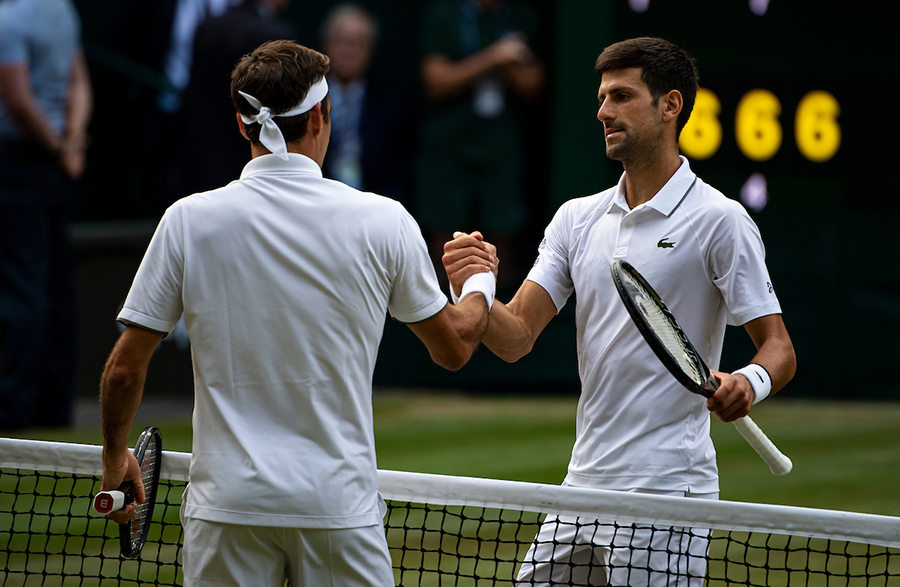
#> input picture face_detect/download.jpg, 900 x 587 px
$ python splitting_and_merging.py --image face_detect/download.jpg
#> lines starting #> are read from the running program, lines starting #| are printed output that depends on the picture
import numpy as np
import argparse
import cv2

ap = argparse.ArgumentParser()
ap.add_argument('-i', '--image', required=True, help='Path to the image.')
args = vars(ap.parse_args())

image = cv2.imread(args['image'])
#> image is the input picture: shape (587, 900, 3); mean B, G, R 67.3, 74, 71.7
(B, G, R) = cv2.split(image)
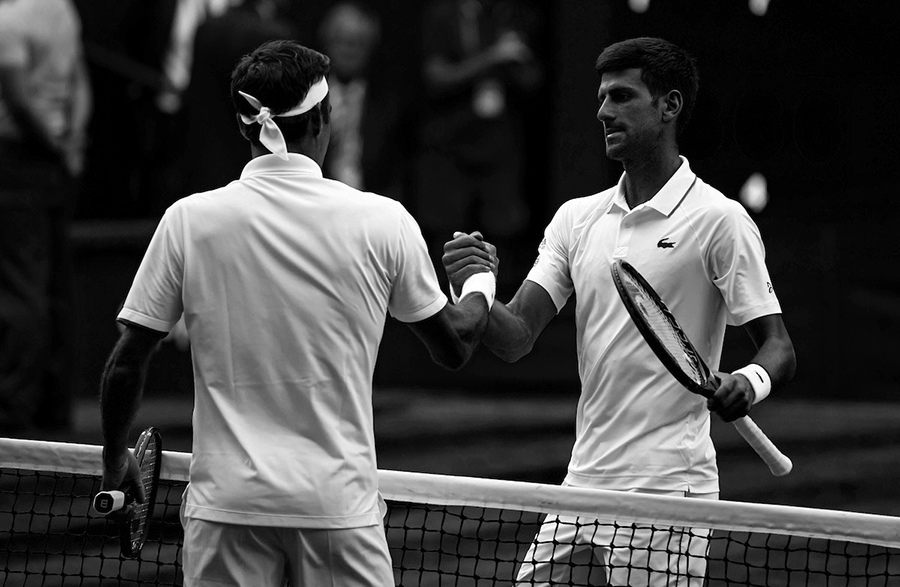
#> B: shape (587, 900); min 0, max 255, mean 67.3
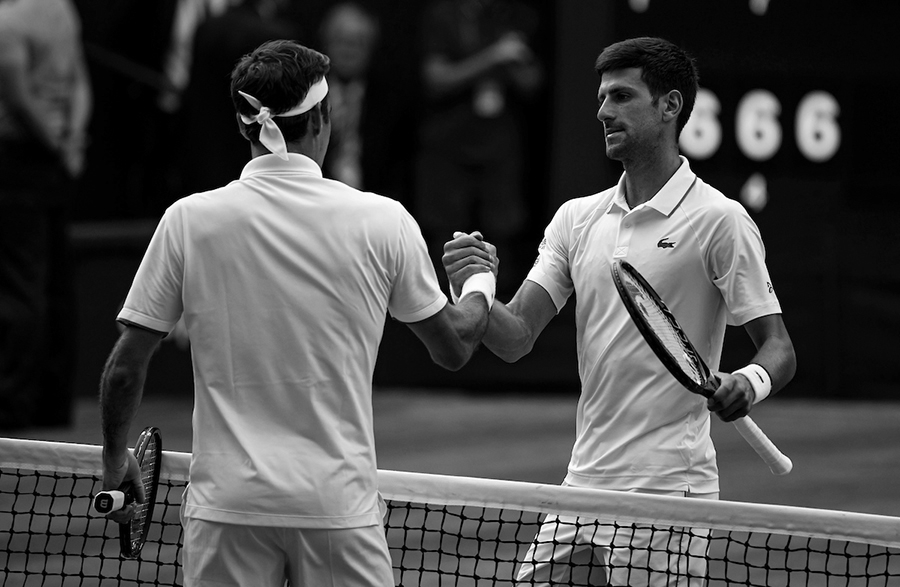
#> G: shape (587, 900); min 0, max 255, mean 74
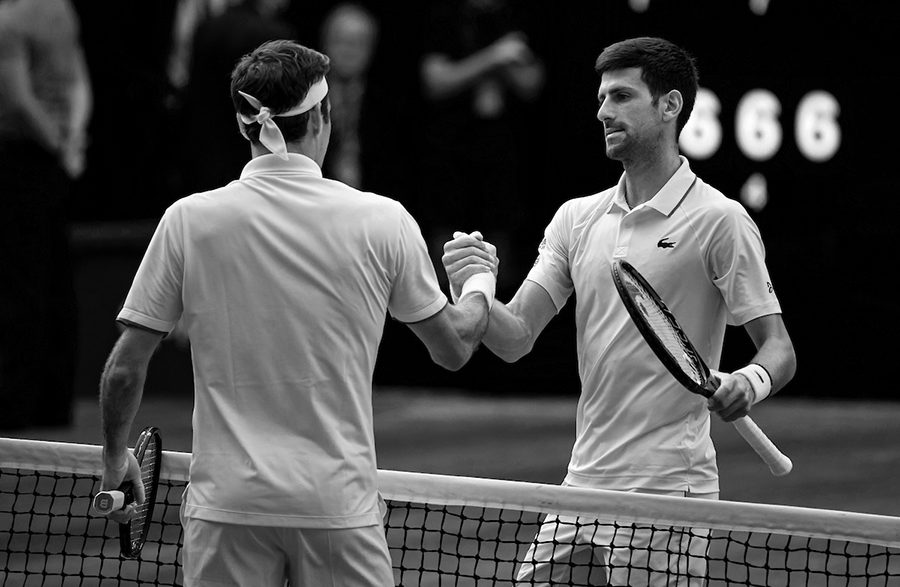
#> R: shape (587, 900); min 0, max 255, mean 71.7

# Darker areas in a channel means there is not much of that color in that respective channel.
cv2.imshow('RED', R)
cv2.imshow('GREEN', G)
cv2.imshow('BLUE', B)
cv2.waitKey(0)

merged = cv2.merge([B, G, R])
cv2.imshow('Merged Image', merged)
cv2.waitKey(0)
cv2.destroyAllWindows()

# An alternative way to visualize the channels is by setting the intensity of the channel pixels into its respective channel while setting the other channels to zero.
zeros = np.zeros(image.shape[:2], dtype='uint8')
cv2.imshow('RED', cv2.merge([zeros, zeros, R]))
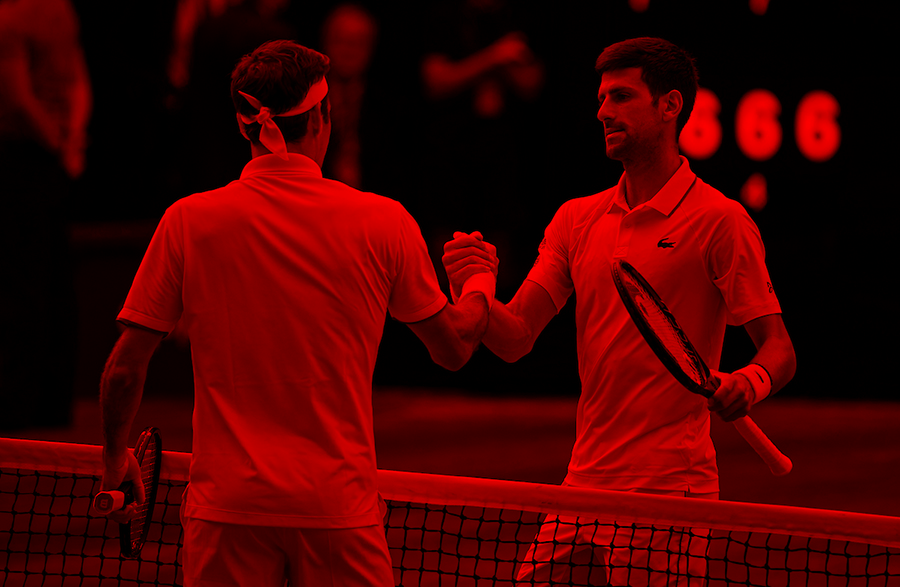
#> window 'RED': shape (587, 900, 3); mean B, G, R 0, 0, 71.7
cv2.imshow('GREEN', cv2.merge([zeros, G, zeros]))
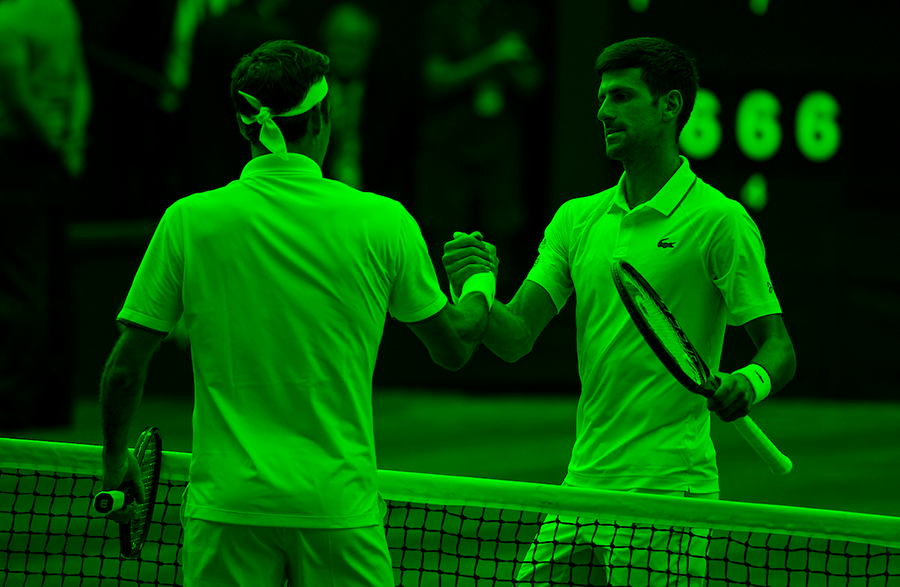
#> window 'GREEN': shape (587, 900, 3); mean B, G, R 0, 74, 0
cv2.imshow('BLUE', cv2.merge([B, zeros, zeros]))
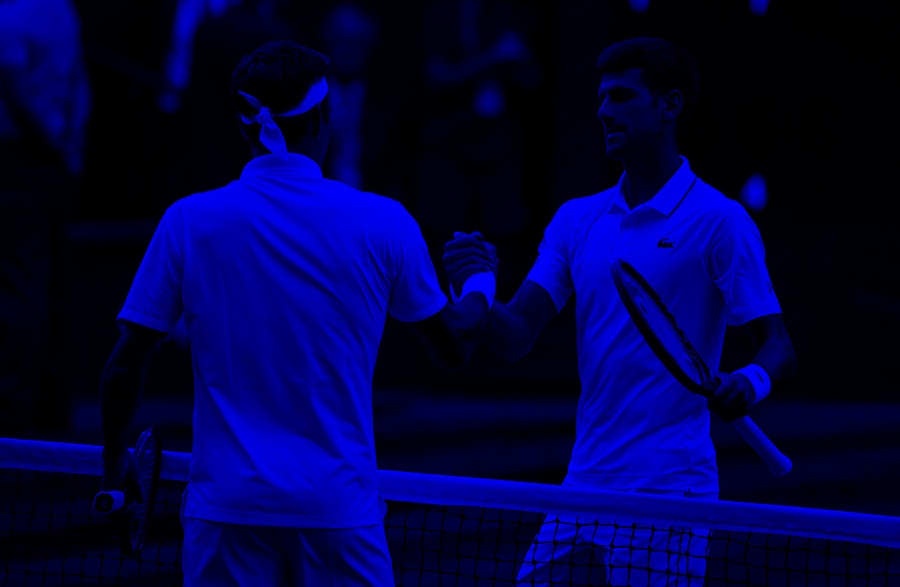
#> window 'BLUE': shape (587, 900, 3); mean B, G, R 67.3, 0, 0
cv2.waitKey(0)
